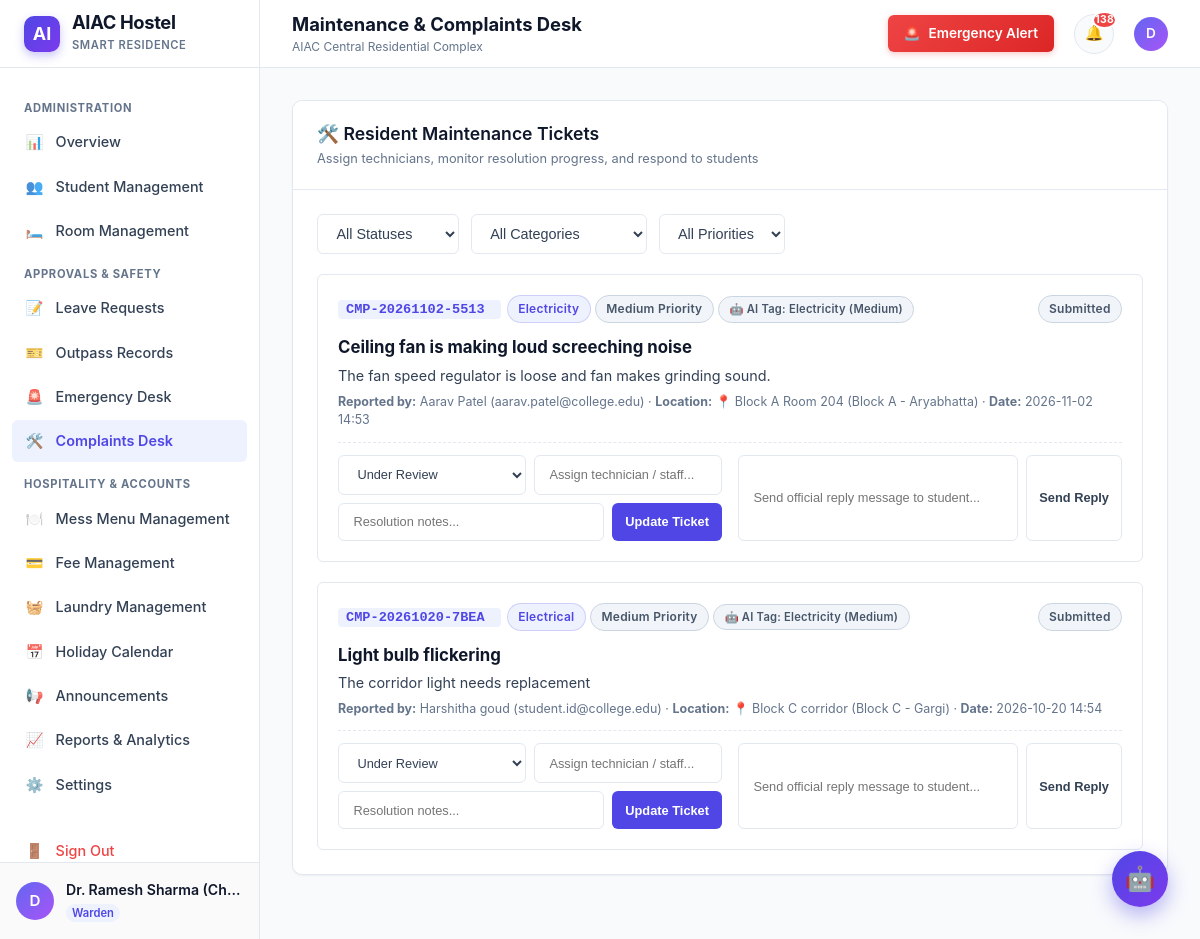
The app's page /warden/complaints (signed in) with its own data.
### tables this page shows
CREATE TABLE users (
        id INTEGER PRIMARY KEY AUTOINCREMENT,
        name TEXT NOT NULL,
        email TEXT NOT NULL UNIQUE,
        password_hash TEXT NOT NULL,
        role TEXT NOT NULL DEFAULT 'student',
        hostel_block TEXT,
        academic_year TEXT,
        room_id INTEGER,
        phone TEXT,
        status TEXT DEFAULT 'active',
        created_at TIMESTAMP DEFAULT CURRENT_TIMESTAMP,
        updated_at TIMESTAMP DEFAULT CURRENT_TIMESTAMP, student_id TEXT, department TEXT, guardian_name TEXT, guardian_phone TEXT, room_number TEXT, room_type TEXT,
        FOREIGN KEY (room_id) REFERENCES rooms(id) ON DELETE SET NULL
    );

CREATE TABLE system_settings (
        key TEXT PRIMARY KEY,
        value TEXT NOT NULL,
        description TEXT
    );

CREATE TABLE complaints (
        id INTEGER PRIMARY KEY AUTOINCREMENT,
        complaint_code TEXT NOT NULL UNIQUE,
        user_id INTEGER NOT NULL,
        category TEXT NOT NULL,
        subject TEXT NOT NULL,
        description TEXT NOT NULL,
        location_or_room TEXT NOT NULL,
        priority TEXT DEFAULT 'Medium',
        ai_suggested_priority TEXT,
        ai_suggested_category TEXT,
        ai_confidence REAL DEFAULT 0.0,
        status TEXT DEFAULT 'Submitted',
        assigned_to TEXT,
        resolution_notes TEXT,
        created_at TIMESTAMP DEFAULT CURRENT_TIMESTAMP,
        updated_at TIMESTAMP DEFAULT CURRENT_TIMESTAMP,
        FOREIGN KEY (user_id) REFERENCES users(id) ON DELETE CASCADE
    );

### app.py (the view)
@app.route('/warden/complaints', methods=['GET'])
@login_required
@warden_required
def warden_complaints():
    status_filter = request.args.get('status', '')
    cat_filter = request.args.get('category', '')
    prio_filter = request.args.get('priority', '')
    conn = database.get_db()
    query = '''
        SELECT c.*, u.name as student_name, u.email as student_email, u.hostel_block, r.room_number
        FROM complaints c
        JOIN users u ON c.user_id = u.id
        LEFT JOIN rooms r ON u.room_id = r.id
        WHERE 1=1
    '''
    params = []
    if status_filter:
        query += ' AND c.status = ?'
        params.append(status_filter)
    if cat_filter:
        query += ' AND c.category = ?'
        params.append(cat_filter)
    if prio_filter:
        query += ' AND c.priority = ?'
        params.append(prio_filter)
    query += ' ORDER BY CASE c.priority WHEN "Urgent" THEN 1 WHEN "High" THEN 2 ELSE 3 END, c.created_at DESC'
    complaints_list = conn.execute(query, params).fetchall()
    comp_ids = [c['id'] for c in complaints_list]
    res_map = {}
    if comp_ids:
        placeholders = ','.join('?' for _ in comp_ids)
        res_rows = conn.execute(f'''
            SELECT cr.*, u.name as responder_name
            FROM complaint_responses cr
            JOIN users u ON cr.user_id = u.id
            WHERE cr.complaint_id IN ({placeholders})
            ORDER BY cr.created_at ASC
        ''', comp_ids).fetchall()
        for r in res_rows:
            res_map.setdefault(r['complaint_id'], []).append(r)
    conn.close()
    return render_template('warden_complaints.html', complaints=complaints_list, responses_map=res_map,
                           selected_status=status_filter, selected_cat=cat_filter, selected_prio=prio_filter)

### app.py (called while the page is built)
def get_current_user():
    user_id = session.get('user_id')
    if not user_id:
        return None
    conn = database.get_db()
    user = conn.execute('SELECT * FROM users WHERE id = ?', (user_id,)).fetchone()
    conn.close()
    return user

def login_required(f):
    @wraps(f)
    def decorated_function(*args, **kwargs):
        if 'user_id' not in session:
            flash('Please log in to access this page.', 'warning')
            return redirect(url_for('login', next=request.path))
        return f(*args, **kwargs)
    return decorated_function

def warden_required(f):
    @wraps(f)
    def decorated_function(*args, **kwargs):
        if 'user_id' not in session:
            flash('Warden login required to access this portal.', 'warning')
            return redirect(url_for('login'))
        if session.get('role') not in ('warden', 'admin'):
            flash('Unauthorized access. Only authorized wardens may access this page.', 'danger')
            return redirect(url_for('student_dashboard'))
        return f(*args, **kwargs)
    return decorated_function

### database.py (called while the page is built)
def get_db(db_path=None):
    target_path = db_path or DATABASE_PATH
    conn = sqlite3.connect(target_path, timeout=30.0)
    conn.row_factory = sqlite3.Row
    conn.execute('PRAGMA foreign_keys = ON;')
    return conn

def get_setting(key, default=None):
    conn = get_db()
    row = conn.execute('SELECT value FROM system_settings WHERE key = ?', (key,)).fetchone()
    conn.close()
    if row:
        return row['value']
    return default

### templates/warden_complaints.html (shortened to what this page needs)
{% extends "base.html" %}
{% block page_title %}Maintenance & Complaints Desk{% endblock %}
{% block content %}
<div class="content-card">
  <div class="card-header-bar">
    <div>
      <h3>🛠️ Resident Maintenance Tickets</h3>
      <p>Assign technicians, monitor resolution progress, and respond to students</p>
    </div>
  </div>
  <div class="card-body">
    <form method="GET" action="{{ url_for('warden_complaints') }}" class="table-toolbar">
      <div style="display: flex; gap: 0.75rem; flex-wrap: wrap;">
        <select name="status" class="form-select" style="width: auto;" onchange="this.form.submit()">
          <option value="">All Statuses</option>
        </select>
        <select name="category" class="form-select" style="width: auto;" onchange="this.form.submit()">
          <option value="">All Categories</option>
        </select>
        <select name="priority" class="form-select" style="width: auto;" onchange="this.form.submit()">
          <option value="">All Priorities</option>
        </select>
      </div>
    </form>
    {% if complaints %}
      <div style="display: grid; gap: 1.25rem;">
        {% for c in complaints %}
          <div style="border: 1px solid var(--border); border-radius: var(--radius-sm); padding: 1.25rem; background: #ffffff;">
            <div style="display: flex; justify-content: space-between; align-items: flex-start; flex-wrap: wrap; gap: 0.75rem; margin-bottom: 0.75rem;">
              <div>
                <span style="font-family: monospace; font-size: 0.85rem; font-weight: 700; color: var(--primary); background: #eef2ff; padding: 2px 8px; border-radius: 4px;">
                  {{ c.complaint_code }}
                </span>
                <span class="badge badge-primary" style="margin-left: 6px;">{{ c.category }}</span>
                <span class="badge badge-{{ 'danger' if c.priority == 'Urgent' else 'warning' if c.priority == 'High' else 'neutral' }}">
                  {{ c.priority }} Priority
                </span>
                {% if c.ai_suggested_priority %}
                  <span class="badge badge-neutral" style="font-size: 0.7rem;" title="AI Analysis Confidence: {{ (c.ai_confidence * 100) | round }}%">
                    🤖 AI Tag: {{ c.ai_suggested_category }} ({{ c.ai_suggested_priority }})
                  </span>
                {% endif %}
              </div>
              <div>
                <span class="badge badge-{{ 'success' if c.status == 'Resolved' else 'info' if c.status == 'In Progress' else 'warning' if c.status == 'Under Review' else 'danger' if c.status == 'Rejected' else 'neutral' }}">
                  {{ c.status }}
                </span>
              </div>
            </div>
            <div style="margin-bottom: 0.75rem;">
              <h4 style="font-size: 1.05rem; font-weight: 700; color: var(--dark-navy); margin-bottom: 0.25rem;">
                {{ c.subject }}
              </h4>
              <p style="font-size: 0.9rem; color: var(--slate-text);">
                {{ c.description }}
              </p>
              <div style="font-size: 0.78rem; color: var(--muted-text); margin-top: 0.4rem;">
                <b>Reported by:</b> {{ c.student_name }} ({{ c.student_email }}) ·
                <b>Location:</b> 📍 {{ c.location_or_room }} ({{ c.hostel_block }}) ·
                <b>Date:</b> {{ c.created_at[:16] }}
              </div>
            </div>
            {% set replies = responses_map.get(c.id, []) %}
            <div style="display: grid; grid-template-columns: repeat(auto-fit, minmax(280px, 1fr)); gap: 1rem; border-top: 1px dashed var(--border); padding-top: 0.75rem;">
              <form action="{{ url_for('warden_complaint_action', complaint_id=c.id) }}" method="POST" style="display: flex; gap: 0.5rem; flex-wrap: wrap;">
                <select name="status" class="form-select" style="font-size: 0.8rem; flex: 1; min-width: 130px;">
                  <option value="Under Review" {% if c.status == 'Under Review' %}selected{% endif %}>Under Review</option>
                </select>
                <input type="text" name="assigned_to" class="form-control" style="font-size: 0.8rem; flex: 1; min-width: 140px;"
                       placeholder="Assign technician / staff..." value="{{ c.assigned_to or '' }}">
                <input type="text" name="resolution_notes" class="form-control" style="font-size: 0.8rem; flex: 2; min-width: 180px;"
                       placeholder="Resolution notes..." value="{{ c.resolution_notes or '' }}">
                <button type="submit" class="btn btn-primary btn-sm">
                  Update Ticket
                </button>
              </form>
              <form action="{{ url_for('reply_complaint', complaint_id=c.id) }}" method="POST" style="display: flex; gap: 0.5rem;">
                <input type="text" name="message" class="form-control" style="font-size: 0.8rem;" placeholder="Send official reply message to student..." required>
                <button type="submit" class="btn btn-secondary btn-sm" style="white-space: nowrap;">
                  Send Reply
                </button>
              </form>
            </div>
          </div>
        {% endfor %}
      </div>
    {% else %}
      <div class="empty-state">
        <div class="empty-state-icon">🛠️</div>
        <h4>No Complaints Found</h4>
        <p>No resident complaints match the selected filter criteria.</p>
      </div>
    {% endif %}
  </div>
</div>
{% endblock %}

### templates/base.html (shortened to what this page needs)
<!DOCTYPE html>
<html lang="en">
<head>
  <link rel="stylesheet" href="{{ url_for('static', filename='css/style.css') }}">
</head>
<body>
<div class="app-wrapper">
  <aside class="sidebar" id="sidebar">
    <div class="sidebar-header">
      <div class="brand-logo">AI</div>
      <div class="brand-text">
        <h1>AIAC Hostel</h1>
        <span>Smart Residence</span>
      </div>
    </div>
    <nav class="sidebar-nav">
      {% if current_user and current_user.role == 'warden' %}
        <div class="nav-group-label">Administration</div>
        <a href="{{ url_for('warden_dashboard') }}" class="nav-item {% if request.path == '/warden/dashboard' %}active{% endif %}">
          <span class="icon">📊</span> Overview
        </a>
        <a href="{{ url_for('warden_students') }}" class="nav-item {% if '/warden/students' in request.path %}active{% endif %}">
          <span class="icon">👥</span> Student Management
        </a>
        <a href="{{ url_for('warden_rooms') }}" class="nav-item {% if '/warden/rooms' in request.path %}active{% endif %}">
          <span class="icon">🛏️</span> Room Management
        </a>
        <div class="nav-group-label">Approvals & Safety</div>
        <a href="{{ url_for('warden_leave_requests') }}" class="nav-item {% if '/warden/leave-requests' in request.path %}active{% endif %}">
          <span class="icon">📝</span> Leave Requests
        </a>
        <a href="{{ url_for('warden_outpasses') }}" class="nav-item {% if '/warden/outpasses' in request.path %}active{% endif %}">
          <span class="icon">🎫</span> Outpass Records
        </a>
        <a href="{{ url_for('warden_emergencies') }}" class="nav-item {% if '/warden/emergencies' in request.path %}active{% endif %}">
          <span class="icon">🚨</span> Emergency Desk
        </a>
        <a href="{{ url_for('warden_complaints') }}" class="nav-item {% if '/warden/complaints' in request.path %}active{% endif %}">
          <span class="icon">🛠️</span> Complaints Desk
        </a>
        <div class="nav-group-label">Hospitality & Accounts</div>
        <a href="{{ url_for('warden_mess_menu') }}" class="nav-item {% if '/warden/mess-menu' in request.path %}active{% endif %}">
          <span class="icon">🍽️</span> Mess Menu Management
        </a>
        <a href="{{ url_for('warden_fees') }}" class="nav-item {% if '/warden/fees' in request.path %}active{% endif %}">
          <span class="icon">💳</span> Fee Management
        </a>
        <a href="{{ url_for('warden_laundry') }}" class="nav-item {% if '/warden/laundry' in request.path %}active{% endif %}">
          <span class="icon">🧺</span> Laundry Management
        </a>
        <a href="{{ url_for('holiday_calendar') }}" class="nav-item {% if request.path == '/holiday-calendar' %}active{% endif %}">
          <span class="icon">📅</span> Holiday Calendar
        </a>
        <a href="{{ url_for('warden_announcements') }}" class="nav-item {% if '/warden/announcements' in request.path %}active{% endif %}">
          <span class="icon">📢</span> Announcements
        </a>
        <a href="{{ url_for('warden_reports') }}" class="nav-item {% if '/warden/reports' in request.path %}active{% endif %}">
          <span class="icon">📈</span> Reports & Analytics
        </a>
        <a href="{{ url_for('warden_settings') }}" class="nav-item {% if '/warden/settings' in request.path %}active{% endif %}">
          <span class="icon">⚙️</span> Settings
        </a>
      {% endif %}
      <div style="margin-top: 1.5rem;">
        <a href="{{ url_for('logout') }}" class="nav-item" style="color: var(--danger);">
          <span class="icon">🚪</span> Sign Out
        </a>
      </div>
    </nav>
    {% if current_user %}
    <div class="sidebar-footer">
      <div class="user-quick-profile">
        <div class="avatar-circle">
          {{ current_user.name[0] | upper }}
        </div>
        <div class="user-info-text">
          <div class="name">{{ current_user.name }}</div>
          <div class="role-badge">{{ current_user.role | capitalize }}</div>
        </div>
      </div>
    </div>
    {% endif %}
  </aside>
  <div class="main-wrapper">
    <header class="topbar">
      <div class="topbar-left">
        <div class="topbar-title">
          <h2>{% block page_title %}Dashboard{% endblock %}</h2>
          <p>{{ hostel_name }}</p>
        </div>
      </div>
      <div class="topbar-right">
        {% if current_user %}
          <a href="{{ url_for('emergency_support') if current_user.role == 'student' else url_for('warden_emergencies') }}" class="emergency-btn-top">
            <span>🚨</span> Emergency Alert
          </a>
          <a href="{{ url_for('notifications') }}" class="notification-bell" title="Notifications">
            <span>🔔</span>
            {% if unread_notifications_count > 0 %}
              <span class="badge">{{ unread_notifications_count }}</span>
            {% endif %}
          </a>
          <a href="{{ url_for('profile') if current_user.role == 'student' else url_for('warden_settings') }}" style="display:flex; align-items:center; gap:0.5rem; text-decoration:none;">
            <div class="avatar-circle" style="width:34px; height:34px; font-size:0.85rem;">
              {{ current_user.name[0] | upper }}
            </div>
          </a>
        {% else %}
          <div style="display:flex; gap:0.5rem;">
            <a href="{{ url_for('login') }}" class="btn btn-primary btn-sm">Sign In</a>
            <a href="{{ url_for('register') }}" class="btn btn-secondary btn-sm">Register</a>
          </div>
        {% endif %}
      </div>
    </header>
    <main class="page-container">
      {% block content %}{% endblock %}
    </main>
  </div>
</div>
<button class="chatbot-toggle-btn" id="chatbotToggle" title="Ask AIAC Virtual Assistant" aria-label="Open AI Hostel Assistant">
  🤖
</button>
</body>
</html>

### records on screen
users: name "D", name "Dr. Ramesh Sharma (Ch…", role "Warden"
system_settings: value "AIAC Central Residential Complex"
complaints: complaint_code "CMP-20261102-5513", category "Electricity", priority "Medium", ai_suggested_category "Electricity", ai_suggested_priority "Medium", status "Submitted", subject "Ceiling fan is making loud screeching noise", description "The fan speed regulator is loose and fan makes grinding sound.", student_name "Aarav Patel", student_email "aarav.patel@college.edu", location_or_room "Block A Room 204", hostel_block "Block A - Aryabhatta", created_at "2026-11-02 14:53"
complaints: complaint_code "CMP-20261020-7BEA", category "Electrical", priority "Medium", ai_suggested_category "Electricity", ai_suggested_priority "Medium", status "Submitted", subject "Light bulb flickering", description "The corridor light needs replacement", student_name "Harshitha goud", student_email "student.id@college.edu", location_or_room "Block C corridor", hostel_block "Block C - Gargi", created_at "2026-10-20 14:54"

### other values on screen
{{ unread_notifications_count }} "138"
